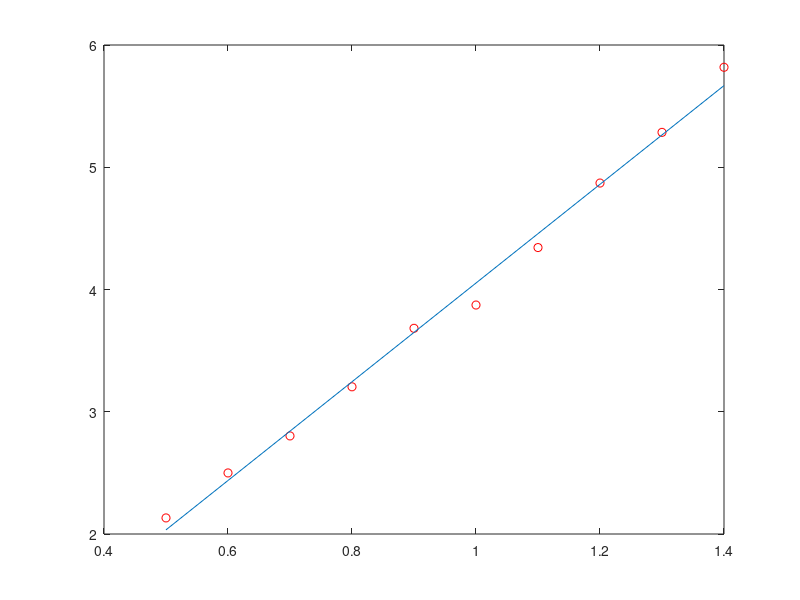

Reproduce this figure in MATLAB.
%Calculation of gravitational acceleration using linear approximation

%Period of movement [s]
Ttab = [1.46 1.581 1.674 1.79 1.919 1.968 2.084 2.207 2.299 2.412];

%T^2
Tkwadrattab = [Ttab(1)^2 Ttab(2)^2 Ttab(3)^2 Ttab(4)^2 Ttab(5)^2 Ttab(6)^2 Ttab(7)^2 Ttab(8)^2 Ttab(9)^2 Ttab(10)^2];

%Length of strand [cm]
Ltabcm = [50 60 70 80 90 100 110 120 130 140];

%Length of strand [m]
Ltabm = (Ltabcm * 0.01);

%plot of T^2(L)
p = polyfit(Ltabm, Tkwadrattab,1);
Tkwadrattab_fit = polyval(p, Ltabm);
plot(Ltabm,Tkwadrattab,'ro',Ltabm,Tkwadrattab_fit)

%gravitational acceleration
g=(4*pi^2)/p(1);
printf("Wartosc przyspieszenia ziemskiego wyznaczona za pomoca wahadla matematycznego: ")
disp(g);
